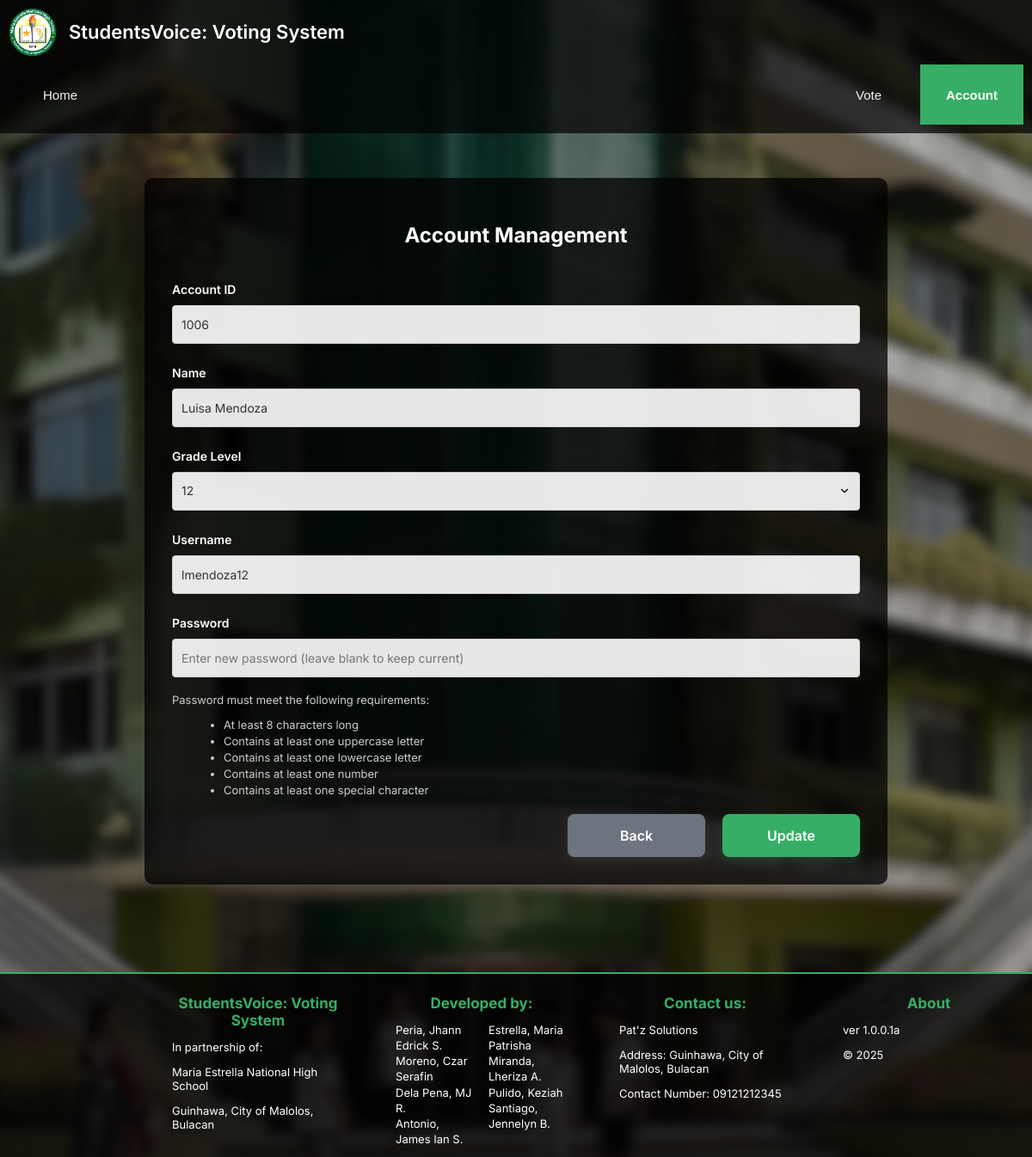
/files/user/accountmanagement.php (signed in), run on the app's committed database.
### tables this page shows
CREATE TABLE `account` (
  `AccountID` int(11) NOT NULL,
  `GradeLevel` varchar(100) DEFAULT NULL,
  `Name` varchar(255) DEFAULT NULL,
  `Username` varchar(100) DEFAULT NULL,
  `Password` varchar(255) DEFAULT NULL,
  `AccountStatus` varchar(255) DEFAULT NULL,
  `VoteStatus` varchar(100) DEFAULT NULL,
  `SecurityKey` varchar(20) DEFAULT NULL,
  `ModifiedBy` int(255) DEFAULT NULL,
  `ModifiedDate` datetime DEFAULT NULL,
  `AdminModifiedBy` int(255) DEFAULT NULL,
  `AdminModifiedDate` datetime DEFAULT NULL,
  `CreatedBy` int(255) DEFAULT NULL,
  `CreatedDate` datetime DEFAULT NULL
);

### files/user/accountmanagement.php (the view, shortened to what this page needs)
<?php
require_once '../connect/connect.php';
$username = $_SESSION['username'];
$query = "SELECT * FROM account WHERE Username = ?";
$stmt = $conn->prepare($query);
$stmt->bind_param("s", $username);
$stmt->execute();
$result = $stmt->get_result();
$account = $result->fetch_assoc();
?>
<!DOCTYPE html>
<html>
<head>
    <link rel="stylesheet" type="text/css" href="/votingsystem/files/maincss/main.css">
    <link rel="stylesheet" type="text/css" href="/votingsystem/files/user/user.css">
</head>
<body>
    <header>
        <div class="header">
            <div class="header-left">
                <div class="logo"></div>
                <div class="header-title">
                    <span class="main-title">StudentsVoice: Voting System</span>
                </div>
            </div>
            <div class="topnav">
                <form action="home.php" method="post" style="display:inline;"><button type="submit" class="topnav-link">Home</button></form>
                <div class="dropdown">
                    <button type="button" class="topnav-link">Vote</button>
                </div>
                <div class="dropdown">
                    <button type="button" class="topnav-link active">Account</button>
                </div>
            </div>
        </div>
    </header>
    <div class="centerMain">
        <div class="form-center-content">
            <form method="POST" action="account_process.php" class="account-form">
                <h2 style="text-align: center;">Account Management</h2><br>
                <div>
                    <label for="AccountID">Account ID</label>
                    <input type="text" id="AccountID" name="AccountID"
                        value="<?php echo htmlspecialchars($account['AccountID']); ?>" disabled>
                </div><br>
                <div>
                    <label for="Name">Name</label>
                    <input type="text" id="Name" name="Name" value="<?php echo htmlspecialchars($account['Name']); ?>"
                        required>
                </div><br>
                <div>
                    <label for="GradeLevel">Grade Level</label>
                    <select id="GradeLevel" name="GradeLevel" required>
                        <?php
                        $grade_levels = ['7', '8', '9', '10', '11', '12'];
                        foreach ($grade_levels as $grade) {
                            $selected = $account['GradeLevel'] === $grade ? 'selected' : '';
                            echo "<option value='$grade' $selected>$grade</option>";
                        }
                        ?>
                    </select>
                </div><br>
                <div>
                    <label for="Username">Username</label>
                    <input type="text" id="Username" name="Username"
                        value="<?php echo htmlspecialchars($account['Username']); ?>" required>
                </div><br>
                <div>
                    <label for="Password">Password</label>
                    <input type="password" id="Password" name="Password"
                        placeholder="Enter new password (leave blank to keep current)">
                    <small class="form-text"><br>
                        <p>Password must meet the following requirements:</p>
                        <ul>
                            <li>At least 8 characters long</li>
                            <li>Contains at least one uppercase letter</li>
                            <li>Contains at least one lowercase letter</li>
                            <li>Contains at least one number</li>
                            <li>Contains at least one special character</li>
                        </ul>
                    </small>
                </div>
                <div class="form-actions">
                    <button type="button" onclick="window.location.href='home.php'" class="btn-back">Back</button>
                    <button type="submit" class="btn-update">Update</button>
                </div>
            </form>
        </div>
    </div>
    <footer>
        <div class="footer">
            <div class="footer-content">
                <div class="footer-section">
                    <div class="footer-title">StudentsVoice: Voting System</div>
                    <p>In partnership of:</p>
                    <p>Maria Estrella National High School</p>
                    <p>Guinhawa, City of Malolos, Bulacan</p>
                </div>
                <div class="footer-section">
                    <div class="footer-title">Developed by:</div>
                    <ul class="footer-list">
                        <li>Peria, Jhann Edrick S.</li>
                        <li>Moreno, Czar Serafin</li>
                        <li>Dela Pena, MJ R.</li>
                        <li>Antonio, James Ian S.</li>
                        <li>Estrella, Maria Patrisha</li>
                        <li>Miranda, Lheriza A.</li>
                        <li>Pulido, Keziah</li>
                        <li>Santiago, Jennelyn B.</li>
                    </ul>
                </div>
                <div class="footer-section">
                    <div class="footer-title">Contact us:</div>
                    <p>Pat'z Solutions</p>
                    <p>Address: Guinhawa, City of Malolos, Bulacan</p>
                    <p>Contact Number: 09121212345</p>
                </div>
                <div class="footer-section">
                    <div class="footer-title">About</div>
                    <p>ver 1.0.0.1a</p>
                    <p>© 2025</p>
                </div>
            </div>
        </div>
    </footer>
</body>
</html>

### files/maincss/main.css (style rules this page uses)
body { font-family: 'Inter', sans-serif; }
.centerMain { flex: 1; width: 100%; padding-bottom: 50px; }
.footer { width: 100%; background-color: rgba(0,0,0,0.75); color: white; padding: 24px 0 12px 0; margin-top: auto; }
.footer-content { padding: 0 0 0 180px; display: grid; grid-template-columns: repeat(4, 1fr); gap: 20px; }
.footer-section { flex: 1 1 0; padding: 0 20px; min-width: 0; overflow-wrap: break-word; text-align: left; }
.footer-title { font-weight: 700; font-size: 17px; margin-bottom: 12px; color: #36AE66; text-align: center; }
.footer-list { margin: 0; padding: 0; list-style: none; font-size: 16px; line-height: 1.4; column-count: 2; column-gap: 16px; text-align: left; }
.footer-section p, .footer-section ul, .footer-section li { font-size: 13px; font-weight: 400; color: #fff; text-align: left; }
footer, .footer { margin-top: 0; width: 100%; border-top: 1px solid #36AE66; }

### files/user/user.css (style rules this page uses)
html, body { height: 100%; margin: 0; padding: 0; min-height: 100vh; font-family: 'Inter', sans-serif; background: url('/votingsystem/images/mainBackground.png') no-repeat center center fixed; background-size: cover; }
body { display: flex; flex-direction: column; min-height: 100vh; position: relative; }
.header { display: flex; justify-content: space-between; align-items: stretch; padding: 0 20px 0 40px; background: rgba(0, 0, 0, 0.7); color: white; height: 70px; width: 100%; box-sizing: border-box; }
.header-left { display: flex; align-items: center; gap: 15px; }
.logo { width: 55px; height: 55px; background: url('/votingsystem/images/logo.png') no-repeat center center; background-size: contain; }
.header-title { display: flex; flex-direction: column; line-height: 1.2; }
.main-title { font-size: 22px; font-weight: 600; }
.topnav { display: flex; align-items: stretch; height: 70px; background-color: transparent; overflow: visible; position: relative; }
.dropdown { position: relative; display: inline-block; height: 70px; box-sizing: border-box; height: 70px; display: flex; align-items: stretch; }
@media (max-width: 1200px) { .header { flex-wrap: wrap; height: auto; padding: 10px; } }
@media (max-width: 1200px) { .topnav { order: 3; width: 100%; justify-content: center; margin-top: 10px; flex-wrap: wrap; height: auto; } }
@media (max-width: 1200px) { .dropdown { height: auto; } }
.centerMain { flex: 1 0 auto; width: 100%; box-sizing: border-box; padding: 20px; margin-bottom: 50px; }
.form-center-content { padding: 2rem; border-radius: 10px; margin: 2rem auto; max-width: 800px; color: #fff; }
form { flex: 1 1 0; display: block; }
.btn-update { background: #36AE66; color: white; border: none; border-radius: 8px; padding: 14px 32px; font-size: 16px; font-weight: 600; cursor: pointer; transition: all 0.3s ease; box-shadow: 0 4px 12px rgba(54, 174, 102, 0.2); height: 50px; min-width: 160px; display: inline-block; }
.topnav-link { background: none; border: none; color: #f2f2f2; text-align: center; text-decoration: none; font-size: 15px; transition: all 0.3s ease; height: 100%; display: flex; align-items: center; width: 120px; justify-content: center; box-sizing: border-box; cursor: pointer; }
.topnav-link.active { background-color: #36AE66; color: white; font-weight: bold; height: 70px; box-sizing: border-box; }
.topnav form { margin: 0; padding: 0; display: inline; }
.topnav form button { margin: 0; padding: 0; }

### data on the page
account: AccountID "1006", Name "Luisa Mendoza", Username "lmendoza12"

### other printed values
form field GradeLevel "12"
